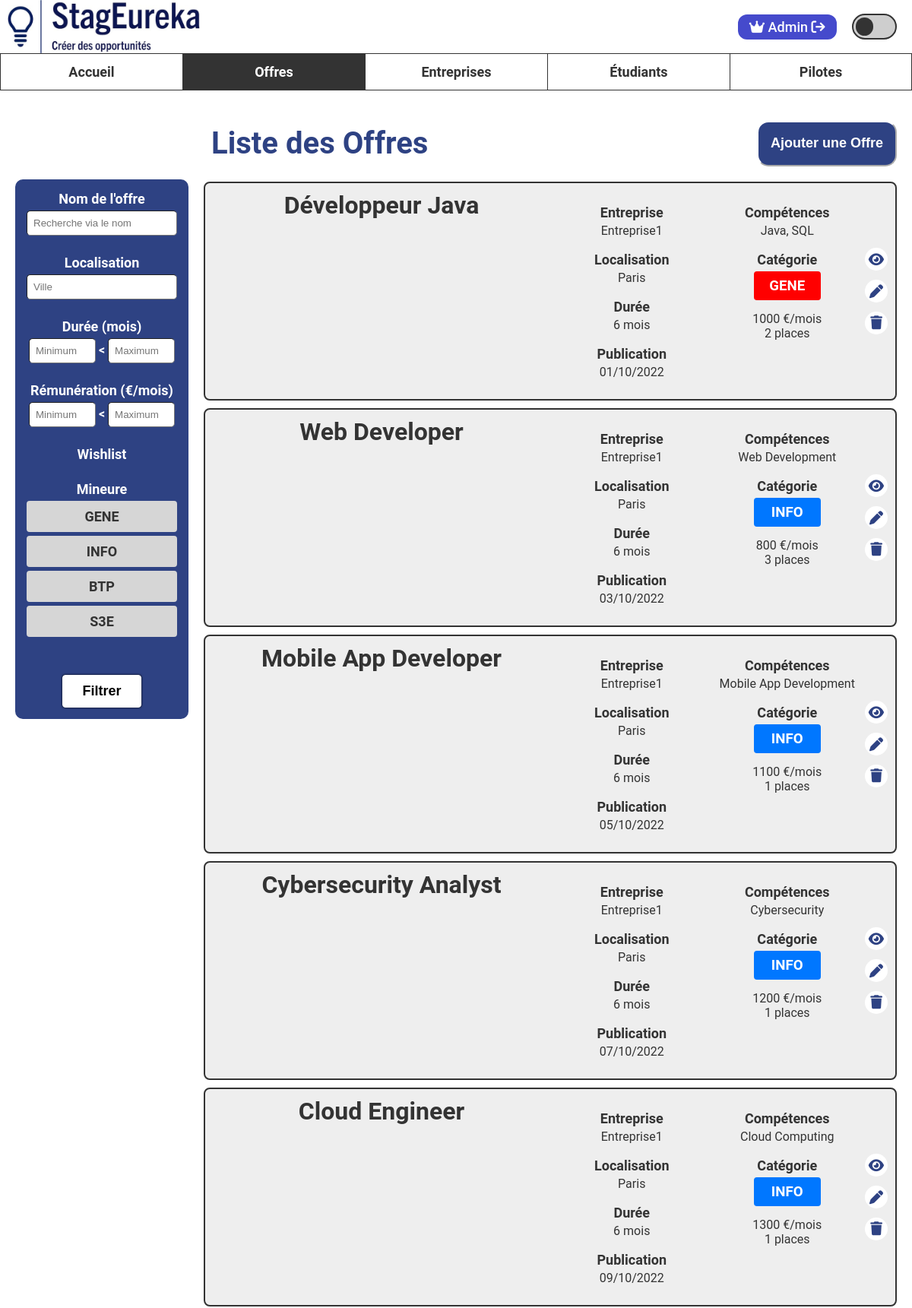
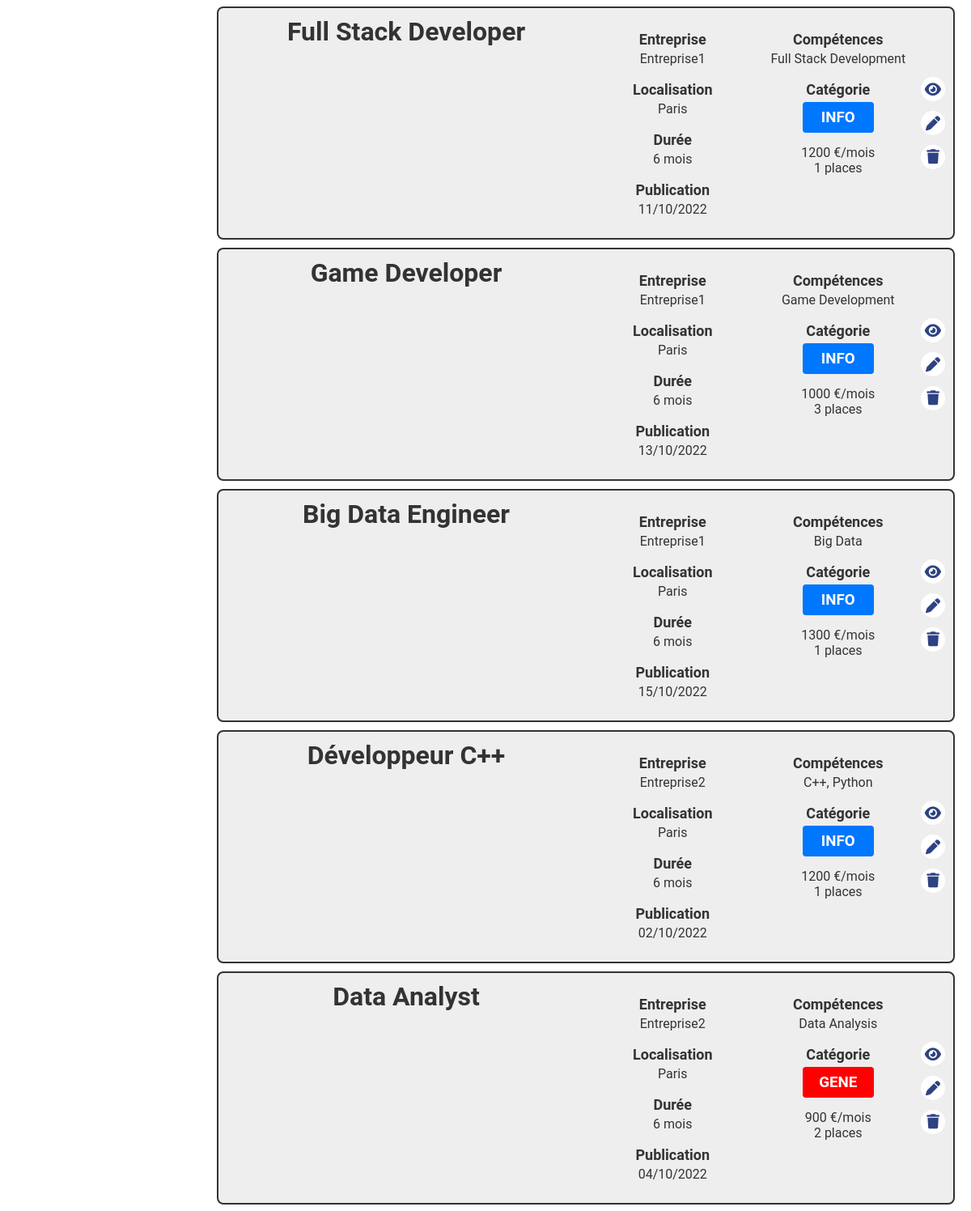
Page /www/offre/liste (signed in, upper part) on the committed database (2 pictures, top to bottom).
### tables this page shows
CREATE TABLE InternshipOffer(
   idInternshipOffer INT NOT NULL AUTO_INCREMENT,
   skills VARCHAR(258) NOT NULL,
   title VARCHAR(50) NOT NULL,
   description TEXT NOT NULL,
   remuneration FLOAT NOT NULL,
   offerDate DATE NOT NULL,
   numberOfPlaces INT NOT NULL,
   duration INT NOT NULL,
   minor VARCHAR(4) NOT NULL,
 
 
 
 
   pictureURL TEXT NOT NULL DEFAULT "",
   idAddress INT NOT NULL,
   idCompany INT NOT NULL,
   PRIMARY KEY(idInternshipOffer),
   FOREIGN KEY(idAddress) REFERENCES Address(idAddress),
   FOREIGN KEY(idCompany) REFERENCES Company(idCompany)
);

CREATE TABLE Company (
   idCompany INT NOT NULL AUTO_INCREMENT,
   nameCompany VARCHAR(50) NOT NULL,
   activityAera VARCHAR(50) NOT NULL,
   applicationAmount INT NOT NULL DEFAULT 0,
   visible TINYINT(1) NOT NULL DEFAULT 1,
   PRIMARY KEY(idCompany)
);

CREATE TABLE City(
   idCity INT NOT NULL AUTO_INCREMENT,
   cityName VARCHAR(50),
   addressCode VARCHAR(10),
   PRIMARY KEY(idCity)
);

CREATE TABLE Address(
   idAddress INT NOT NULL AUTO_INCREMENT,
   streetNumber INT NOT NULL,
   streetName VARCHAR(50) NOT NULL,
   idCity INT NOT NULL,
   PRIMARY KEY(idAddress),
   FOREIGN KEY(idCity) REFERENCES City(idCity)
);

### www/modele/offre_modele.php (called while the page is built, shortened)
<?php
require_once "entreprise_modele.php";
require_once "adresse_modele.php";
class Offre {
    public function __construct(
        int $id,
        string $titre,
        string $description,
        string $competences,
        float $remuneration,
        int $places,
        int $duree,
        string $mineure,
        string $urlImage,
        DateTime $dateDebut,
        Adresse $adresse,
        Entreprise $entreprise
    ) {
        $this->id = $id;
        $this->titre = $titre;
        $this->competences = $competences;
        $this->remuneration = $remuneration;
        $this->places = $places;
        $this->duree = $duree;
        $this->mineure = $mineure;
        $this->dateDebut = $dateDebut;
        $this->adresse = $adresse;
        $this->entreprise = $entreprise;
    }
}
function getOffresFiltre(
    string $nomEntreprise,
    string $ville,
    int $dureeMin,
    int $dureeMax,
    int $remunerationMin,
    int $remunerationMax,
    bool $wishlist,
    bool $gene,
    bool $info,
    bool $btp,
    bool $s3e,
    int $idEtudiant=-1
) : ?array {
    $pdo = connexionBDD();
    $filtres = [];
    $sql = "SELECT * FROM InternshipOffer intern
    JOIN Company comp ON intern.idCompany = comp.idCompany
    JOIN Address a ON intern.idAddress = a.idAddress
    JOIN City c ON a.idCity = c.idCity
    WHERE 1";
    $requete = $pdo->prepare($sql);
    $requete->execute($filtres);
    $reponseBdd = $requete->fetchAll(PDO::FETCH_ASSOC);
    $offres = [];
    foreach ($reponseBdd as $offre) {
        try {
            $dateDebut = new DateTime($offre["offerDate"]);
        } catch (Exception $e) {
            continue;
        }
        $mineure = $offre["minor"];
        $adresse = getAdresse($offre["idAddress"]);
        $entreprise = getEntreprise($offre["idCompany"], false);
        $offres[] =  new Offre(
            $offre["idInternshipOffer"],
            $offre["title"],
            $offre["description"],
            $offre["skills"],
            $offre["remuneration"],
            $offre["numberOfPlaces"],
            $offre["duration"],
            $mineure,
            $offre["pictureURL"],
            $dateDebut,
            $adresse,
            $entreprise
        );
    }
    return $offres;
}

### www/modele/adresse_modele.php (called while the page is built, shortened)
<?php
class Adresse {
    public function __construct(int $id, int $numero, string $rue, string $ville, string $codePostal) {
        $this->ville = $ville;
    }
}
function getAdresse(int $id): ?Adresse {
    $pdo = connexionBDD();
    $requete = $pdo->prepare(
        "SELECT a.idAddress, a.streetNumber, a.streetName, c.cityName, c.addressCode
        FROM Address a
        JOIN City c ON (a.idCity = c.idCity)"
    );
    $requete->execute([]);
    $adresse = $requete->fetch();
    return new Adresse(
        $adresse["idAddress"],
        $adresse["streetNumber"],
        $adresse["streetName"],
        $adresse["cityName"],
        $adresse["addressCode"]
    );
}
function getAdressesEntreprise(int $idEntreprise): ?array {
    $pdo = connexionBDD();
    $requete = $pdo->prepare(
        "SELECT a.idAddress, a.streetNumber, a.streetName, city.cityName, city.addressCode
        FROM Company company
        JOIN is_settle s ON (company.idCompany = s.idCompany)
        JOIN Address a ON (s.idAddress = a.idAddress)
        JOIN City city ON (a.idCity = city.idCity)
        WHERE company.idCompany = :idEntreprise"
    );
    $requete->execute([
        ":idEntreprise" => $idEntreprise
    ]);
    $reponseBdd = $requete->fetchAll(PDO::FETCH_ASSOC);
    $adresses = [];
    foreach ($reponseBdd as $adresse) {
        $adresses[] = new Adresse(
            $adresse["idAddress"],
            $adresse["streetNumber"],
            $adresse["streetName"],
            $adresse["cityName"],
            $adresse["addressCode"]
        );
    }
    return $adresses;
}

### www/modele/entreprise_modele.php (called while the page is built, shortened)
<?php
require_once "adresse_modele.php";
class Entreprise {
    public function __construct(int $id, string $nom, string $activite, int $nbCandidats, bool $visible, float $noteEtudiants, float $notePilotes, array $adresses) {
        $this->nom = $nom;
    }
}
function getEntreprise(int $idEntreprise, bool $cacherInvisible): ?Entreprise {
    $pdo = connexionBDD();
    $sql = "SELECT * FROM Company WHERE idCompany = :idEntreprise";
    $requete = $pdo->prepare($sql);
    $requete->execute([
        ":idEntreprise" => $idEntreprise
    ]);
    $reponseBdd = $requete->fetch(PDO::FETCH_ASSOC);
    $entreprise = new Entreprise(
        $reponseBdd["idCompany"],
        $reponseBdd["nameCompany"],
        $reponseBdd["activityAera"],
        $reponseBdd["applicationAmount"],
        $reponseBdd["visible"],
        getMoyenneNotesEntreprise($reponseBdd["idCompany"], "ETUDIANT"),
        getMoyenneNotesEntreprise($reponseBdd["idCompany"], "PILOTE"),
        getAdressesEntreprise($reponseBdd["idCompany"])
    );
    return $entreprise;
}

### www/outils.php (called while the page is built, shortened)
<?php
function estAdmin(): bool {
    return isset($_SESSION["id"]) && isset($_SESSION["typeUtilisateur"]) && $_SESSION["typeUtilisateur"] == "ADMINISTRATEUR";
}

### www/vue/php/offre/liste_offres_vue.php (the view, shortened to what this page needs)
<?php
include_once "outils.php";
?>
<main class="main-affichage" id="main-liste-offres">
    <form action="<?= ADRESSE_SITE ?>/offre/liste" method="post" id="form-filtres">
        <div class="block-recherche" id="block-recherche-offres">
            <div class="barres-recherche">
                <div>
                    <div class="element-recherche">
                        <label for="filtre-nom-offre">Nom de l'offre</label>
                        <input type="text" placeholder="Recherche via le nom" class="case-recherche" id="filtre-nom-offre" name="nomEntreprise" value="<?= isset($_POST["nomEntreprise"]) ? $_POST["nomEntreprise"] : "" ?>">
                    </div>
                    <div class="element-recherche" id="localisation-recherche">
                        <h3>Localisation</h3>
                        <div id="conteneur-localisation-filtre">
                            <input type="text" placeholder="Ville" class="case-recherche" id="filtre-localisation-ville" name="ville" value="<?= isset($_POST["ville"]) ? $_POST["ville"] : "" ?>">
                        </div>
                    </div>
                </div>
                <div>
                    <div class="element-recherche" id="duree-recherche">
                        <h3>Durée (mois)</h3>
                        <div id="conteneur-duree-filtre">
                            <input type="number" class="case-court" placeholder="Minimum" name="dureeMin" value="<?= isset($_POST["dureeMin"]) ? $_POST["dureeMin"] : "" ?>">
                            &lt;
                            <input type="number" class="case-court" placeholder="Maximum" name="dureeMax" value="<?= isset($_POST["dureeMax"]) ? $_POST["dureeMax"] : "" ?>">
                        </div>
                    </div>
                    <div class="element-recherche" id="remuneration-recherche">
                        <h3>Rémunération (€/mois)</h3>
                        <div id="conteneur-remuneration-filtre">
                            <input type="number" class="case-court" placeholder="Minimum" name="remunerationMin" value="<?= isset($_POST["remunerationMin"]) ? $_POST["remunerationMin"] : "" ?>">
                            &lt;
                            <input type="number" class="case-court" placeholder="Maximum" name="remunerationMax" value="<?= isset($_POST["remunerationMax"]) ? $_POST["remunerationMax"] : "" ?>">
                        </div>
                    </div>
                    <div class="element-recherche" id="wishlist">
                        <h3>Wishlist</h3>
                    </div>
                </div>
            </div>
            <div class="mineures-recherche">
                <div class="element-recherche" id="options">
                    <h3>Mineure</h3>
                    <div id="block-mineure">
                        <label class="label-mineure label-gene" for="gene">GENE</label>
                        <label class="label-mineure label-info" for="info">INFO</label>
                        <label class="label-mineure label-btp" for="btp">BTP</label>
                        <label class="label-mineure label-s3e" for="s3e">S3E</label>
                    </div>
                </div>
            </div>
            <button type="submit" class="bouton-filtrage">Filtrer</button>
        </div>
    </form>
    <div class="affichage-cartes">
        <div class="haut-page-liste-resultats">
            <h1 id="haut-h1">Liste des Offres</h1>
            <button id="haut-bouton" onclick="location.href='<?= ADRESSE_SITE ?>/offre/creer'">Ajouter une Offre</button>
        </div>
        <div id="selection-entreprise">
            <?php foreach ($offres as $offre) { ?>
                <div class="carte carte-offre" id="carte-offre-<?= $offre->id ?>">
                    <div class="info-carte">
                        <div class="element-partition titre-image-offre">
                            <div class="nom-offre-titre"><?= $offre->titre ?></div>
                        </div>
                        <div class="contenu-offre">
                            <div class="element-partition">
                                <div class="element-carte">
                                    <p class="element-carte-titre">Entreprise</p>
                                    <p class="element-carte-valeur"><?= $offre->entreprise->nom ?></p>
                                </div>
                                <div class="element-carte">
                                    <p class="element-carte-titre">Localisation</p>
                                    <p class="element-carte-valeur"><?= $offre->adresse->ville ?></p>
                                </div>
                                <div class="element-carte">
                                    <p class="element-carte-titre">Durée</p>
                                    <p class="element-carte-valeur"><?= $offre->duree ?> mois</p>
                                </div>
                                <div class="element-carte">
                                    <p class="element-carte-titre">Publication</p>
                                    <p class="element-carte-valeur"><?= $offre->dateDebut->format("d/m/Y") ?></p>
                                </div>
                            </div>
                            <div class="element-partition">
                                <div class="element-carte">
                                    <p class="element-carte-titre">Compétences</p>
                                    <p class="element-carte-valeur"><?= $offre->competences ?></p>
                                </div>
                                <div class="element-carte">
                                    <p class="element-carte-titre">Catégorie</p>
                                    <div class="carte-mineure-offre">
                                        <h3 class="label-mineure label-mineure-offre carte-<?= strtolower($offre->mineure) ?>"><?= $offre->mineure ?></h3>
                                    </div>
                                </div>
                                <div class="element-carte">
                                    <p class="element-carte-valeur"><?= $offre->remuneration ?> €/mois<br><?= $offre->places ?> places</p>
                                </div>
                            </div>
                            <div class="boutons-carte">
                                <button class="bouton-carte" onclick="location.href='<?= ADRESSE_SITE ?>/offre/lire/<?= $offre->id ?>'">
                                    <i class="fa-solid fa-eye"></i>
                                </button>
                                <?php if (estAdmin() || estPilote()) { ?>
                                    <button class="bouton-carte" onclick="location.href='<?= ADRESSE_SITE ?>/offre/modifier/<?= $offre->id ?>'">
                                        <i class="fa-solid fa-pen"></i>
                                    </button>
                                    <button class="bouton-carte" onclick="location.href='<?= ADRESSE_SITE ?>/offre/supprimer/<?= $offre->id ?>'">
                                        <i class="fa-solid fa-trash"></i>
                                    </button>
                                <?php } ?>
                            </div>
                        </div>
                    </div>
                </div>
            <?php } ?>
        </div>
    </div>
</main>
<?php
include "vue/php/mise_en_page_vue.php";
?>

### rows in the picture
internshipoffer: title "Développeur Java", idCompany.nameCompany "Entreprise1", duration "6", format "01/10/2022", skills "Java, SQL", minor "GENE", remuneration "1000", numberOfPlaces "2"
city: cityName "Paris"
internshipoffer: title "Web Developer", idCompany.nameCompany "Entreprise1", duration "6", format "03/10/2022", skills "Web Development", minor "INFO", remuneration "800", numberOfPlaces "3"
internshipoffer: title "Mobile App Developer", idCompany.nameCompany "Entreprise1", duration "6", format "05/10/2022", skills "Mobile App Development", minor "INFO", remuneration "1100", idAddress.idAddress "1"
internshipoffer: title "Cybersecurity Analyst", idCompany.nameCompany "Entreprise1", duration "6", format "07/10/2022", skills "Cybersecurity", minor "INFO", remuneration "1200", idAddress.idAddress "1"
internshipoffer: title "Cloud Engineer", idCompany.nameCompany "Entreprise1", duration "6", format "09/10/2022", skills "Cloud Computing", minor "INFO", remuneration "1300", idAddress.idAddress "1"
internshipoffer: title "Full Stack Developer", idCompany.nameCompany "Entreprise1", duration "6", format "11/10/2022", skills "Full Stack Development", minor "INFO", remuneration "1200", idAddress.idAddress "1"
internshipoffer: title "Game Developer", idCompany.nameCompany "Entreprise1", duration "6", format "13/10/2022", skills "Game Development", minor "INFO", remuneration "1000", numberOfPlaces "3"
internshipoffer: title "Big Data Engineer", idCompany.nameCompany "Entreprise1", duration "6", format "15/10/2022", skills "Big Data", minor "INFO", remuneration "1300", idAddress.idAddress "1"
internshipoffer: title "Développeur C++", idCompany.nameCompany "Entreprise2", duration "6", format "02/10/2022", skills "C++, Python", minor "INFO", remuneration "1200", numberOfPlaces "1"
internshipoffer: title "Data Analyst", idCompany.nameCompany "Entreprise2", duration "6", format "04/10/2022", skills "Data Analysis", minor "GENE", remuneration "900", idAddress.idAddress "2"

### other values in the picture
$_SESSION["prenom"] "Admin"
